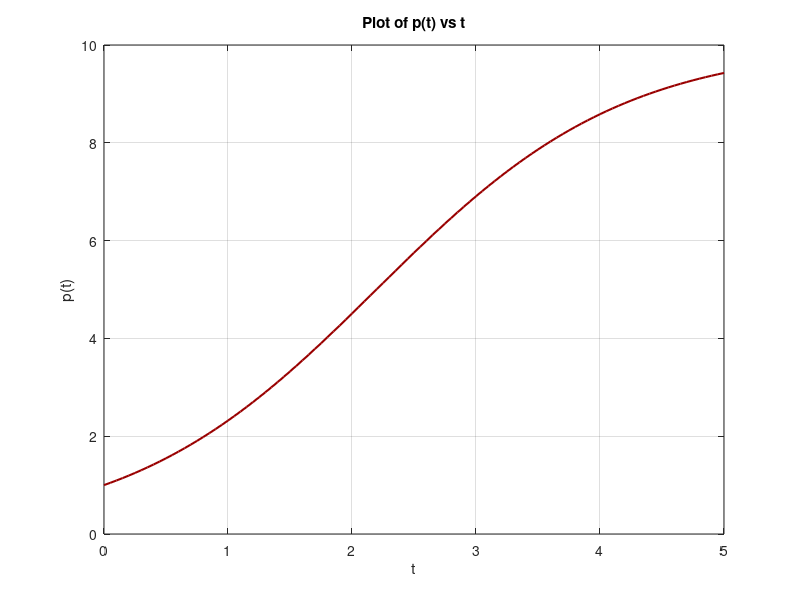

This chart was generated by the following MATLAB code:
t = [0:0.05:5];
p_t = 10./(1+9*exp(-t));

figure()
plot(t,p_t,'LineWidth',1.5,'Color',[.6 0 0])
grid on
title('Plot of p(t) vs t')
ylabel('p(t)')
xlabel('t')
